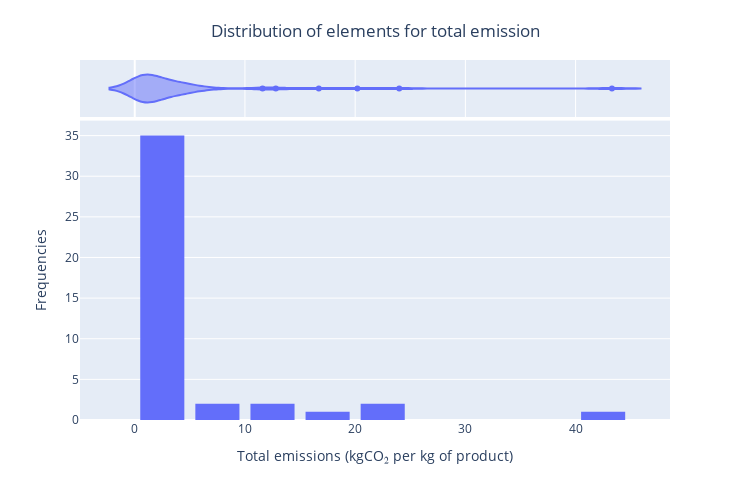

Notebook source saved alongside this figure:
### Markdown cell above
### 4.2. Emissioni di CO₂ dovute alla produzione alimentare

Passo alla visualizzazione del secondo dataset, dove sono presenti dati delle emissioni di CO₂ di alcuni degli alimenti più diffusi al mondo. Per prima cosa, voglio indagare sulla distribuzione degli elementi riguardo alle **emissioni totali di CO₂**.

### Code cell
fig = px.histogram(
    
    data_frame=df_emiss,
    x='total_emissions',

    marginal='violin')

fig.update_layout(
    width=750,
    height=500,
    bargap=0.2,

    title='Distribution of elements for total emission',
    title_x = 0.5,
    title_y = 0.95,
    title_xanchor='center',
    title_yanchor='top',
        
    xaxis = dict(title='Total emissions (kgCO₂ per kg of product)'),
    yaxis = dict(title='Frequencies'))

# fig.show()
plotly.offline.iplot(fig)


# Questo artificio mi serve per escludere la colonna 'land_use' dalle statistiche
emission_stat = df_emiss.loc[:, 'animal_feed':].describe().round(1)
emission_stat

### Figure 1 — Plotly figure (JSON) as saved in the notebook; plotly's stock layout.template omitted (floating-point values rounded to 4 significant figures)
{"data": [{"alignmentgroup": "True", "bingroup": "x", "hovertemplate": "total_emissions=%{x}<br>count=%{y}<extra></extra>", "legendgroup": "", "marker": {"color": "#636efa", "pattern": {"shape": ""}}, "name": "", "offsetgroup": "", "orientation": "v", "showlegend": false, "type": "histogram", "x": [1.3, 0.8, 1.1, 1.6, 4, 0.3, 0.3, 1.4, 1.4, 1.6, 0.8, 2.3, 2, 0.8, 2, 2.9, 4.5, 3.4, 3.5, 6.4, 1.0, 0.3, 0.3, 0.4, 0.5, 0.4, 0.8, 0.3, 1.1, 1.5, 0.6, 12.8, 4.4, 43.3, 20.2, 24, 5.7, 3.6, 2.3, 16.7, 3.8, 4.6, 11.6], "xaxis": "x", "yaxis": "y"}, {"alignmentgroup": "True", "hovertemplate": "total_emissions=%{x}<extra></extra>", "legendgroup": "", "marker": {"color": "#636efa"}, "name": "", "offsetgroup": "", "scalegroup": "x", "showlegend": false, "type": "violin", "x": [1.3, 0.8, 1.1, 1.6, 4, 0.3, 0.3, 1.4, 1.4, 1.6, 0.8, 2.3, 2, 0.8, 2, 2.9, 4.5, 3.4, 3.5, 6.4, 1.0, 0.3, 0.3, 0.4, 0.5, 0.4, 0.8, 0.3, 1.1, 1.5, 0.6, 12.8, 4.4, 43.3, 20.2, 24, 5.7, 3.6, 2.3, 16.7, 3.8, 4.6, 11.6], "xaxis": "x2", "yaxis": "y2"}], "layout": {"bargap": 0.2, "barmode": "relative", "height": 500, "legend": {"tracegroupgap": 0}, "margin": {"t": 60}, "title": {"text": "Distribution of elements for total emission", "x": 0.5, "xanchor": "center", "y": 0.95, "yanchor": "top"}, "width": 750, "xaxis": {"anchor": "y", "domain": [0, 1], "title": {"text": "Total emissions (kgCO₂ per kg of product)"}}, "xaxis2": {"anchor": "y2", "domain": [0, 1], "matches": "x", "showgrid": true, "showticklabels": false}, "yaxis": {"anchor": "x", "domain": [0, 0.8316], "title": {"text": "Frequencies"}}, "yaxis2": {"anchor": "x2", "domain": [0.8416, 1], "matches": "y2", "showgrid": false, "showline": false, "showticklabels": false, "ticks": ""}}}
